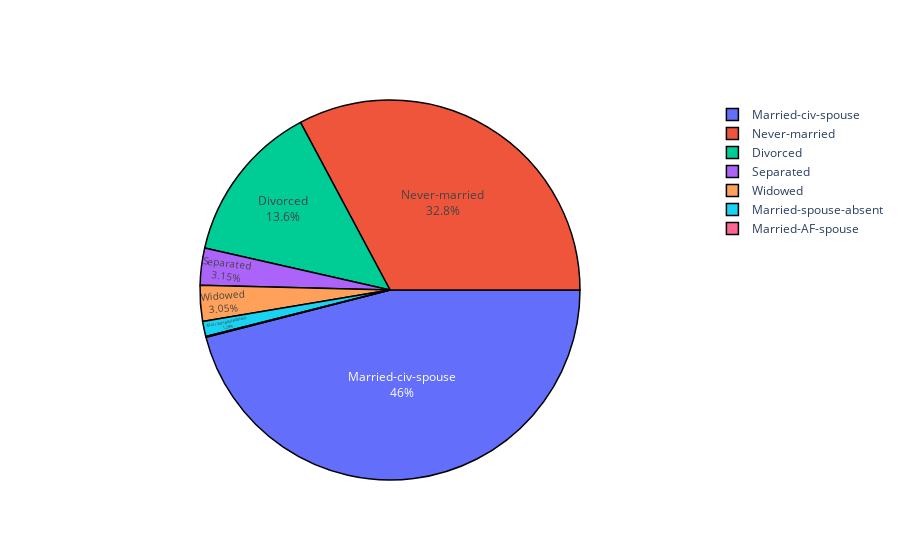

The notebook cell this image was saved under:
### Code cell
# Create pie chart 
labels = ['Married-civ-spouse','Never-married','Divorced', 'Separated','Widowed','Married-spouse-absent','Married-AF-spouse']

fig = go.Figure(data=[go.Pie(labels = labels, values = data['marital-status'].value_counts(), rotation = 90)])

fig.update_traces(textposition='inside',
                  textinfo='percent+label',
                  marker=dict(line=dict(color='black', width = 1.5)))

fig.update_layout(title_x=0.5,
                  title_font=dict(size=20),
                  uniformtext_minsize=15,
                  template='plotly')


fig.show()

### Figure 1 — Plotly figure (JSON) as saved in the notebook; plotly's stock layout.template omitted (floating-point values rounded to 4 significant figures)
{"data": [{"labels": ["Married-civ-spouse", "Never-married", "Divorced", "Separated", "Widowed", "Married-spouse-absent", "Married-AF-spouse"], "marker": {"line": {"color": "black", "width": 1.5}}, "rotation": 90, "textinfo": "percent+label", "textposition": "inside", "type": "pie", "values": [14976, 10683, 4443, 1025, 993, 418, 23]}], "layout": {"title": {"font": {"size": 20}, "x": 0.5}, "uniformtext": {"minsize": 15}}}
